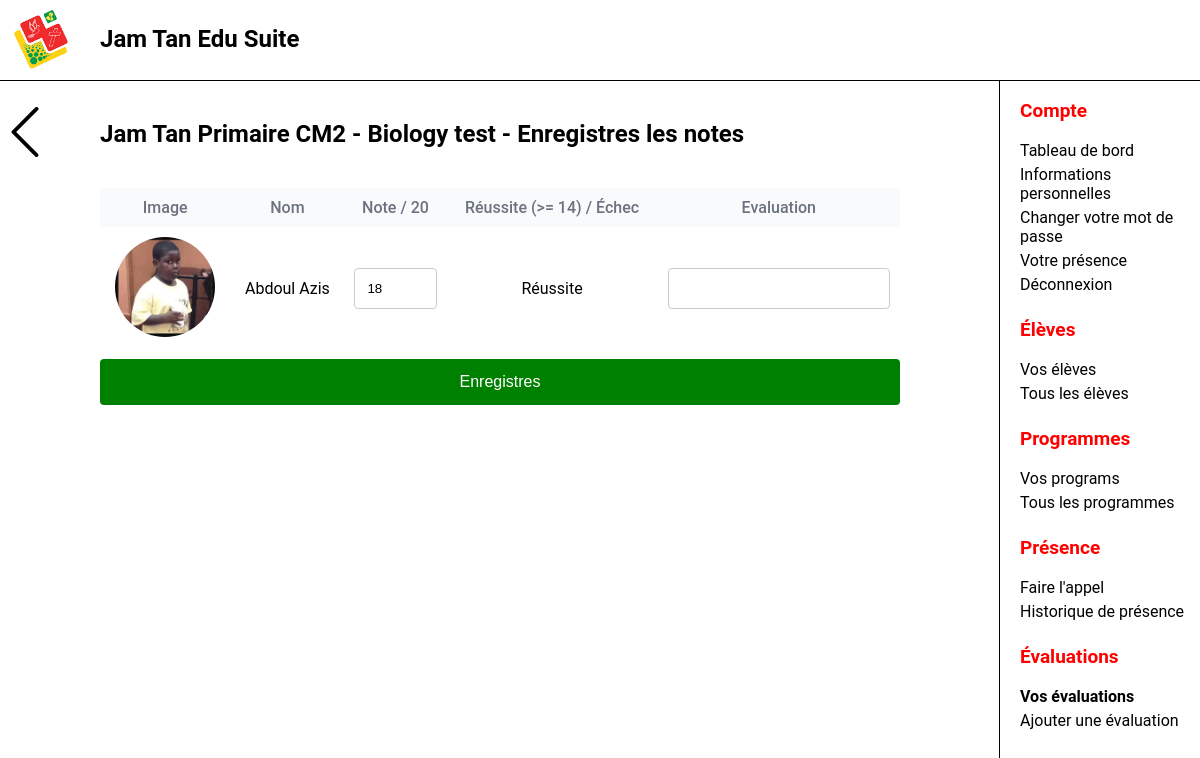
The app's page /views/AddGrades.php?assessment_id=1 (signed in) with its own data.
### tables this page shows
CREATE TABLE Assessment (
AssessmentID INTEGER NOT NULL PRIMARY KEY AUTO_INCREMENT,
AssessmentName VARCHAR(100) NOT NULL,
AssessmentPublishDate DATE NOT NULL DEFAULT CURRENT_DATE,
AssessmentStartDate DATE,
AssessmentDueDate DATE NOT NULL,
MaxGrade INTEGER UNSIGNED NOT NULL,
PassGrade INTEGER UNSIGNED NOT NULL,
TypeID INTEGER NOT NULL,
ProgramID INTEGER NOT NULL,
FOREIGN KEY (ProgramID) REFERENCES Program(ProgramID),
FOREIGN KEY (TypeID) REFERENCES AssessmentType(TypeID)
);

CREATE TABLE ProgramCategory (
CategoryID INTEGER NOT NULL PRIMARY KEY AUTO_INCREMENT,
CategoryName VARCHAR(100) NOT NULL 
);

CREATE TABLE Program (
ProgramID INTEGER NOT NULL PRIMARY KEY AUTO_INCREMENT,
ProgramName VARCHAR(100) NOT NULL,
MinAge INTEGER UNSIGNED,
MaxAge INTEGER UNSIGNED,
CategoryID INTEGER,
FOREIGN KEY (CategoryID) REFERENCES ProgramCategory(CategoryID)
);

CREATE TABLE Student (
StudentID INTEGER NOT NULL PRIMARY KEY AUTO_INCREMENT,
StudentFirstName VARCHAR(60) NOT NULL,
StudentLastName VARCHAR(60) NOT NULL,
StudentBirthDate DATE NOT NULL,
StudentTown VARCHAR(60) NOT NULL,
StudentGender ENUM("Male", "Female"),
StudentSchool_Year TINYINT UNSIGNED NOT NULL DEFAULT 0,
StudentPicture VARCHAR(255) NOT NULL DEFAULT 'default',
Contact1 VARCHAR(8) NOT NULL,
Contact2 VARCHAR(8),
FatherFirst_Name VARCHAR(60) NOT NULL,
FatherLast_Name VARCHAR(60) NOT NULL,
MotherFirst_Name VARCHAR(60) NOT NULL,
MotherLast_Name VARCHAR(60) NOT NULL
);

CREATE TABLE Grade (
GradeID INTEGER NOT NULL PRIMARY KEY AUTO_INCREMENT,
UNIQUE KEY EnrollmentAssessment (EnrollmentID, AssessmentID),
Grade INTEGER UNSIGNED NOT NULL,
Pass ENUM("Fail", "Pass") NOT NULL,
GradeDate DATE NOT NULL DEFAULT CURRENT_DATE,
Feedback VARCHAR(500),
AssessmentID INTEGER NOT NULL,
EnrollmentID INTEGER NOT NULL,
FOREIGN KEY (AssessmentID) REFERENCES Assessment(AssessmentID),
FOREIGN KEY (EnrollmentID) REFERENCES Enrollment(EnrollmentID)
);

### locales/Translate.php (called while the page is built, shortened)
<?php
class Translate{
    private $Language;
    public function __construct(Language $Language)
    {
        $this->Language = $Language;
    }
    public function Translate(?string $word = null)
    {
        $word = $word ?? '';
        if ($word == ''){
            return $word;
        }
        else {
            return $this->Language->GetEquivalent($word);
        }
    }
}
?>

### locales/French.php (called while the page is built)
<?php
class French implements Language {
    public function GetEquivalent($word): string {
        $dictionary = [
            "January" => "Janvier",
            "February" => "Février",
            "March" => "Mars",
            "April" => "Avril",
            "May" => "Mai",
            "June" => "Juin",
            "July" => "Juillet",
            "August" => "Août",
            "September" => "Septembre",
            "October" => "Octobre",
            "November" => "Novembre",
            "December"=> "Décembre",
            "Mr" => "M",
            "Mrs" => "Mme",
            "Ms" => "Mlle",
            "Pass" => "Réussite",
            "Fail" => "Échec",
            "Present" => "Présent",
            "Absent" => "Absent",
            "Exam" => "Examen",
            "Assignment" => "Devoir"
        ];
        return $dictionary[$word] ?? $word;
    }
}
?>

### views/AddGrades.php (the view, shortened to what this page needs)
<?php
require("../controllers/db.php");
require_once("../locales/French.php");
require_once("../locales/Translate.php");
$French = new Translate (new French);
$AssessmentID = $_GET['assessment_id'] ?? null;
$GetAssessment = $conn->prepare("SELECT Assessment.AssessmentName, Assessment.MaxGrade,
Assessment.PassGrade, Program.ProgramName, Program.ProgramID, ProgramCategory.CategoryName
FROM Assessment
INNER JOIN Program
ON Assessment.ProgramID = Program.ProgramID
INNER JOIN ProgramCategory
ON Program.CategoryID = ProgramCategory.CategoryID
WHERE Assessment.AssessmentID = ?");
$GetAssessment->execute([$AssessmentID]);
$Assessment = $GetAssessment->fetch(PDO::FETCH_ASSOC);
$GetGrades = "SELECT Student.StudentFirstName, Student.StudentLastName,
Student.StudentID, Student.StudentPicture,
Grade.Grade, Grade.Feedback, Enrollment.EnrollmentID,
Grade.Pass
FROM Student
INNER JOIN Enrollment
ON Student.StudentID = Enrollment.StudentID
LEFT JOIN Grade
ON Enrollment.EnrollmentID = Grade.EnrollmentID
AND Grade.AssessmentID = :assessment_id
LEFT JOIN
Assessment
ON Grade.AssessmentID = Assessment.AssessmentID
WHERE Enrollment.ProgramID = :program_id";
$stmt = $conn->prepare($GetGrades);
$stmt->execute(["assessment_id" => $AssessmentID, "program_id" => $Assessment["ProgramID"]]);
$Grades = $stmt->fetchAll(PDO::FETCH_ASSOC);
?>
<!DOCTYPE html>
<html lang="en">
<head>
    <link rel="stylesheet" href="css/FormTable.css">
    <link rel="stylesheet" href="css/ProfilePictureSmall.css">
</head>
<body>
<div id="main">
    <h2><?= htmlspecialchars($Assessment["CategoryName"] . " " . $Assessment["ProgramName"] . " - " . $Assessment["AssessmentName"] . " - Enregistres les notes") ?></h2>
    <form action="" method="POST">
        <div class="table-container">
        <table>
            <thead>
            <tr>
                <th>Image</th>
                <th>Nom</th>
                <th>Note / <?= htmlspecialchars($Assessment["MaxGrade"]);?></th>
                <th>Réussite (>= <?= htmlspecialchars($Assessment["PassGrade"]);?>) / Échec</th>
                <th>Evaluation</th>
            </tr>
            </thead>
            <?php foreach ($Grades as $Grade): ?>
                <tbody>
                <tr>
                    <td>
                        <img
                            class="profile-picture"
                            src="../StudentImages/<?= htmlspecialchars($Grade["StudentPicture"]) ?>.jpg"
                            alt="">
                    </td>
                    <td>
                        <?= htmlspecialchars($Grade["StudentLastName"] . " " . $Grade["StudentFirstName"]) ?>
                    </td>
                    <td>
                        <input type="number" min="0" max="<?=$Assessment["MaxGrade"]?>" name="Grade[]" value="<?= htmlspecialchars($Grade["Grade"]);?>" placeholder="<?= htmlspecialchars($Grade["Grade"]);?>">
                    </td>
                    <td>
                        <?= htmlspecialchars($French->Translate($Grade["Pass"]));?>
                    </td>
                    <td>
                        <input type="text" name="Feedback[]" value="<?= htmlspecialchars($Grade["Feedback"]) ?>" placeholder="<?= htmlspecialchars($Grade["Feedback"]) ?>">
                    </td>
                </tr>
                </tbody>
            <?php endforeach; ?>
        </table>
        </div>
        <input type="submit" value="Enregistres"></input>
    </form>
</div>
</body>
</html>

### nav/nav.css (style rules this page uses)
html, body { margin: 0; padding: 0; font-family: 'Roboto', sans-serif; }
#logo { height: 70px; position: fixed; }
#topbar { top: 0; z-index: 1; width: 100vw; height: 70px; position: fixed; background-color: white; display: flex; border-bottom: thin solid; padding: 5px; }
#app_title { position: fixed; margin-left: 95px; display: block; }
#main { padding-top: 100px; margin-right: 300px; margin-left: 100px; }
#sidebar_menu { position: fixed; width: 200px; padding-top: 80px; border-left:solid black; border-width: thin; height: calc(100vh - 80px); overflow-y: auto; right: 0px; }
#sidebar_menu a { text-decoration: none; font-size: 16px; padding-bottom: 5px; color: black; display: block; padding-left: 20px; }
#sidebar_menu p { color: red; font-weight: bold; font-size: 19px; padding-left: 20px; }
h2 { padding-bottom: 20px; }
#topbar { visibility: visible; }
#sidebar_menu { display: block; }

### views/css/FormTable.css (style rules this page uses)
input { width: 100%; padding: 12px; margin: 8px 0; display: inline-block; border: 1px solid #ccc; border-radius: 4px; box-sizing: border-box; }
input[type=submit] { width: 100%; background-color: green; color: white; padding: 14px; margin: 8px 0; border: none; border-radius: 4px; cursor: pointer; font-size: 16px; }
.table-container { overflow-x: auto; white-space: nowrap; display: block; }
table { width: 100%; border-collapse: collapse; font-size: 16px; text-align: center; }
table thead { background: #f9fafb; }
table th, td { padding: 10px; }
table th { font-weight: 500; color: #6b7280; }

### views/css/ProfilePictureSmall.css (style rules this page uses)
.profile-picture { height: 100px; width: 100px; border-radius: 50%; object-fit: cover; object-position: center; }

### views/AddGrades.php (style rules this page uses)
#p_your_assessments, #s_your_assessments { font-weight: bold; }

### records on screen
assessment: AssessmentName.ProgramName "Jam Tan Primaire CM2 - Biology test - Enregistres les notes", MaxGrade "20", PassGrade "14"
student: StudentPicture (picture), StudentLastName+StudentFirstName "Abdoul Azis", Grade "18", grade.Pass "Réussite"
